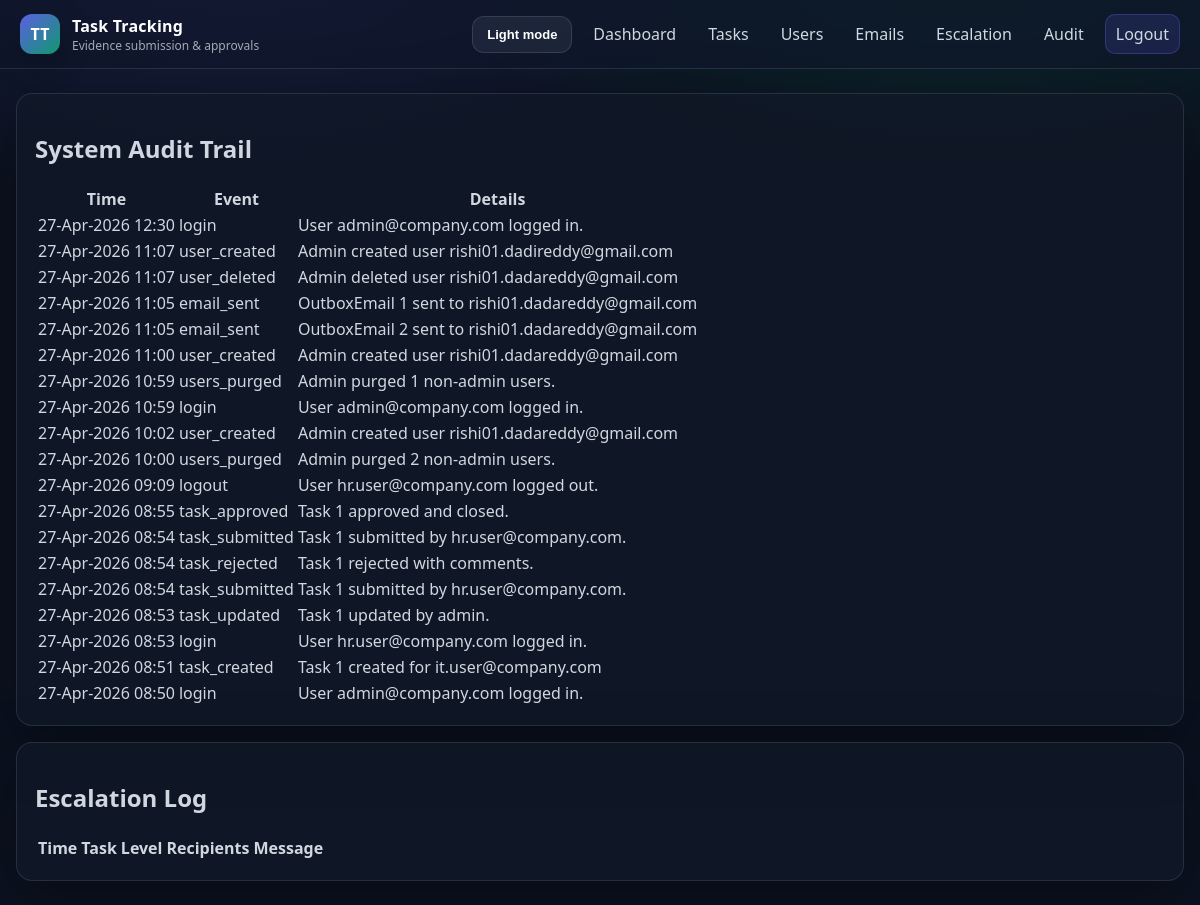
/admin/audit-log (signed in), run on the app's committed database.
### app.py (models this page shows)
class AuditLog(db.Model):
    id = db.Column(db.Integer, primary_key=True)
    event = db.Column(db.String(120), nullable=False)
    details = db.Column(db.Text, nullable=False)
    created_at = db.Column(db.DateTime, default=datetime.utcnow, nullable=False)

### app.py (the view)
    @app.route("/admin/audit-log")
    def audit_log():
        require_admin()
        logs = AuditLog.query.order_by(AuditLog.created_at.desc()).limit(200).all()
        escalations = EscalationLog.query.order_by(EscalationLog.triggered_at.desc()).limit(200).all()
        return render_template("audit_log.html", logs=logs, escalations=escalations)

### app.py (called while the page is built)
def current_user():
    uid = session.get("user_id")
    if not uid:
        return None
    return User.query.get(uid)

def is_admin():
    user = current_user()
    return bool(user and user.role == "admin")

def require_admin():
    if not current_user():
        raise PermissionError("Not logged in")
    if not is_admin():
        raise PermissionError("Admin access required")

### templates/audit_log.html (shortened to what this page needs)
{% extends "base.html" %}
{% block content %}
<section class="card">
  <h2>System Audit Trail</h2>
  <table>
    <thead>
      <tr>
        <th>Time</th>
        <th>Event</th>
        <th>Details</th>
      </tr>
    </thead>
    <tbody>
      {% for log in logs %}
      <tr>
        <td>{{ log.created_at|datefmt('%d-%b-%Y %H:%M') }}</td>
        <td>{{ log.event }}</td>
        <td>{{ log.details }}</td>
      </tr>
      {% endfor %}
    </tbody>
  </table>
</section>
<section class="card">
  <h2>Escalation Log</h2>
  <table>
    <thead>
      <tr>
        <th>Time</th>
        <th>Task</th>
        <th>Level</th>
        <th>Recipients</th>
        <th>Message</th>
      </tr>
    </thead>
  </table>
</section>
{% endblock %}

### templates/base.html (shortened to what this page needs)
<!doctype html>
<html lang="en">
<head>
  <link rel="stylesheet" href="{{ url_for('static', filename='styles.css') }}">
</head>
<body>
  <header class="topbar">
    <div class="brand">
      <div class="logo">TT</div>
      <div>
        <div class="brand-title">Task Tracking</div>
        <div class="brand-subtitle">Evidence submission & approvals</div>
      </div>
    </div>
    <nav class="nav">
      {% if current_user %}
        <button type="button" class="btn ghost theme-toggle" id="theme-toggle" aria-label="Toggle theme">Light mode</button>
        {% if current_user.role == 'admin' %}
          <a class="nav-link" href="{{ url_for('admin_dashboard') }}">Dashboard</a>
          <a class="nav-link" href="{{ url_for('admin_tasks') }}">Tasks</a>
          <a class="nav-link" href="{{ url_for('admin_users') }}">Users</a>
          <a class="nav-link" href="{{ url_for('email_center') }}">Emails</a>
          <a class="nav-link" href="{{ url_for('escalation_settings') }}">Escalation</a>
          <a class="nav-link" href="{{ url_for('audit_log') }}">Audit</a>
        {% else %}
          <a class="nav-link" href="{{ url_for('my_tasks') }}">My Tasks</a>
        {% endif %}
        <a class="nav-link nav-cta" href="{{ url_for('logout') }}">Logout</a>
      {% endif %}
    </nav>
  </header>
  <main class="container">
    {% block content %}{% endblock %}
  </main>
</body>
</html>

### static/styles.css (style rules this page uses)
* { box-sizing: border-box; }
:root { --bg: #0b1220; --panel: rgba(17, 24, 39, 0.72); --panel2: rgba(17, 24, 39, 0.55); --stroke: rgba(148, 163, 184, 0.18); --stroke2: rgba(148, 163, 184, 0.22); --text: rgba(226, 232, 240, 0.92); --muted: rgba(226, 232, 240, 0.70); --brand1: rgba(99, 102, 241, 0.92); --brand2: rgba(16, 185, 129, 0.80); --topbar-bg: rgba(15, 23, 42, 0.6); --topbar-text: #fff; --input-bg: rgba(2, 6, 23, 0.55); --input-placeholder: rgba(226, 232, 240, 0.45); --row-hover: rgba(148, 163, 184, 0.08); --hover-bg: rgba(148, 163, 184, 0.10); --interactive-ring: rgba(99, 102, 241, 0.16); --chip-bg: rgba(2, 6, 23, 0.40); }
body { font-family: ui-sans-serif, system-ui, -apple-system, Segoe UI, Roboto, Arial, sans-serif; margin: 0; color: var(--text); background: radial-gradient(900px 500px at 20% -10%, rgba(99, 102, 241, 0.18), transparent 60%), radial-gradient(900px 500px at 80% -10%, rgba(16, 185, 129, 0.16), transparent 60%), var(--bg); }
.topbar { background: var(--topbar-bg); backdrop-filter: blur(10px); border-bottom: 1px solid var(--stroke); color: var(--topbar-text); padding: 14px 20px; display: flex; justify-content: space-between; align-items: center; }
.brand { display: flex; align-items: center; gap: 12px; }
.logo { width: 40px; height: 40px; border-radius: 12px; display: grid; place-items: center; font-weight: 900; background: linear-gradient(135deg, var(--brand1), var(--brand2)); box-shadow: 0 10px 30px rgba(0, 0, 0, 0.25); }
.brand-title { font-weight: 900; letter-spacing: 0.2px; }
.brand-subtitle { font-size: 12px; color: var(--muted); }
.nav { display: flex; align-items: center; gap: 10px; }
.nav-link { color: var(--text); text-decoration: none; padding: 8px 10px; border-radius: 10px; border: 1px solid transparent; }
.nav-cta { background: rgba(99, 102, 241, 0.16); border-color: rgba(99, 102, 241, 0.30); }
.theme-toggle { padding: 8px 12px; border-radius: 10px; font-size: 13px; }
.container { max-width: 1220px; margin: 24px auto; padding: 0 16px; }
.card { background: var(--panel); border: 1px solid var(--stroke); border-radius: 16px; padding: 18px; margin-bottom: 16px; box-shadow: 0 16px 60px rgba(0, 0, 0, 0.35); }
input, select, button { padding: 10px 12px; border: 1px solid var(--stroke2); border-radius: 12px; background: var(--input-bg); color: var(--text); outline: none; }
button, .btn, a.nav-link, a.link, input, select, textarea, input[type="checkbox"], input[type="file"] { transition: box-shadow 140ms ease, border-color 140ms ease, transform 140ms ease, background-color 140ms ease; }
.btn { display: inline-flex; align-items: center; justify-content: center; gap: 8px; padding: 10px 14px; border-radius: 12px; border: 1px solid rgba(99, 102, 241, 0.35); background: linear-gradient(135deg, var(--brand1), var(--brand2)); color: #fff; text-decoration: none; font-weight: 800; }
.btn.ghost { background: rgba(148, 163, 184, 0.10); border-color: rgba(148, 163, 184, 0.20); }

### data on the page
AuditLog: created_at "27-Apr-2026 12:30", event "login", details "User admin@company.com logged in."
AuditLog: created_at "27-Apr-2026 11:07", event "user_created", details "Admin created user rishi01.dadireddy@gmail.com"
AuditLog: created_at "27-Apr-2026 11:07", event "user_deleted", details "Admin deleted user rishi01.dadareddy@gmail.com"
AuditLog: created_at "27-Apr-2026 11:05", event "email_sent", details "OutboxEmail 1 sent to rishi01.dadareddy@gmail.com"
AuditLog: created_at "27-Apr-2026 11:05", event "email_sent", details "OutboxEmail 2 sent to rishi01.dadareddy@gmail.com"
AuditLog: created_at "27-Apr-2026 11:00", event "user_created", details "Admin created user rishi01.dadareddy@gmail.com"
AuditLog: created_at "27-Apr-2026 10:59", event "users_purged", details "Admin purged 1 non-admin users."
AuditLog: created_at "27-Apr-2026 10:59", event "login", details "User admin@company.com logged in."
AuditLog: created_at "27-Apr-2026 10:02", event "user_created", details "Admin created user rishi01.dadareddy@gmail.com"
AuditLog: created_at "27-Apr-2026 10:00", event "users_purged", details "Admin purged 2 non-admin users."
AuditLog: created_at "27-Apr-2026 09:09", event "logout", details "User hr.user@company.com logged out."
AuditLog: created_at "27-Apr-2026 08:55", event "task_approved", details "Task 1 approved and closed."
AuditLog: created_at "27-Apr-2026 08:54", event "task_submitted", details "Task 1 submitted by hr.user@company.com."
AuditLog: created_at "27-Apr-2026 08:54", event "task_rejected", details "Task 1 rejected with comments."
AuditLog: created_at "27-Apr-2026 08:54", event "task_submitted", details "Task 1 submitted by hr.user@company.com."
AuditLog: created_at "27-Apr-2026 08:53", event "task_updated", details "Task 1 updated by admin."
AuditLog: created_at "27-Apr-2026 08:53", event "login", details "User hr.user@company.com logged in."
AuditLog: created_at "27-Apr-2026 08:51", event "task_created", details "Task 1 created for it.user@company.com"
AuditLog: created_at "27-Apr-2026 08:50", event "login", details "User admin@company.com logged in."
